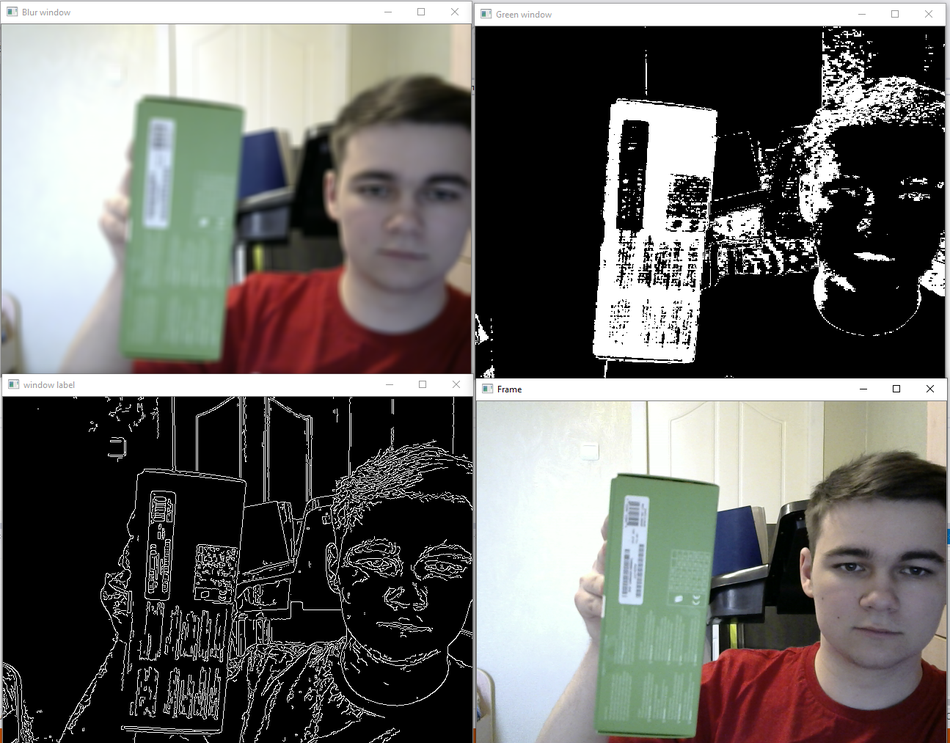
//> input picture Rezultat.png, 950 x 743 px, shrunk from 1295 x 1013 before the run, given in place of the camera
$ ./Opensv1   (built with g++ and OpenCV 4)
//> lines starting //> are read from the running program, lines starting //| are printed output that depends on the picture; after the words box and inside, x2 and y2 are one past the last pixel; in counts of white or black regions, pixels touching at a corner belong together
#include "opencv2/opencv.hpp"
#include <iostream>

using namespace std;
using namespace cv;


int main() {
		VideoCapture cap(3);

		Mat frame;
		Mat img;

		while (1) {

				// Capture frame-by-frame
				cap >> frame;			                                 //orig
//> frame is the input picture: 743 rows x 950 cols, CV_8UC3; mean B, G, R 102, 104.8, 105.9
				// If the frame is empty, break immediately
				if (frame.empty())
					break;
				// Display the resulting frame
				imshow("Frame", frame);

				cap >> img;                                             //conturi
				Mat edges;
				cvtColor(img, edges, CV_BGR2GRAY);
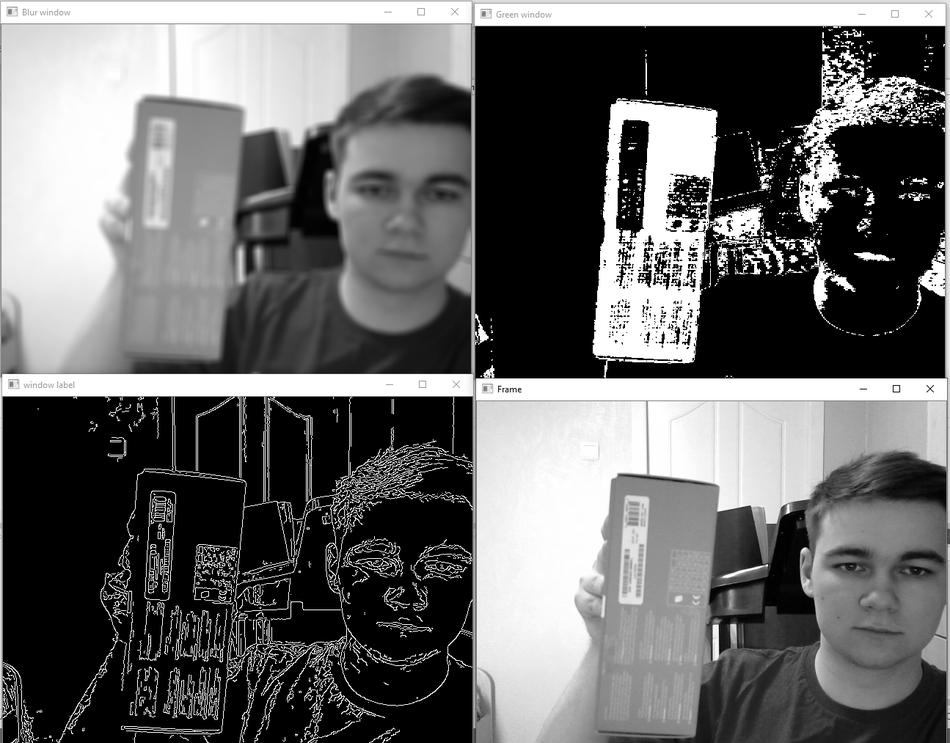
//> edges: 743 rows x 950 cols, CV_8UC1; min 0, max 255, mean 104.8
				Canny(edges, edges, 30, 60);
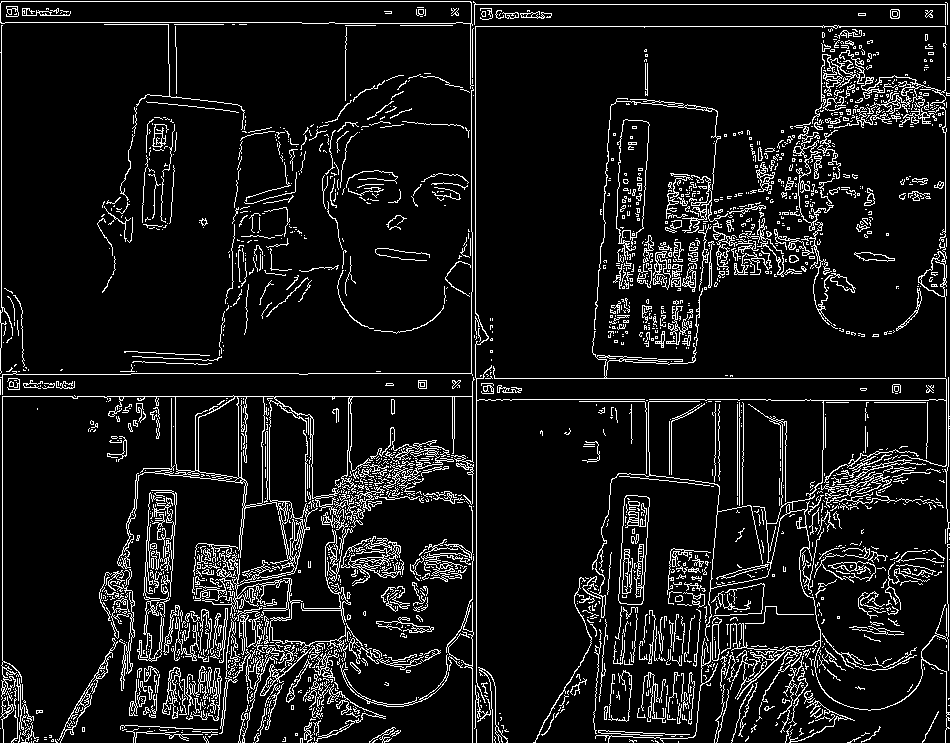
//> edges: 743 rows x 950 cols, CV_8UC1; 9.1% white in thin lines or dots
				imshow("window label", edges);

				cap >> img;                                             //blur
				Mat blr;
				cvtColor(img, edges, CV_LOAD_IMAGE_COLOR);
				blur(img, blr, Size(10, 10), Point(-1, -1), BORDER_DEFAULT);
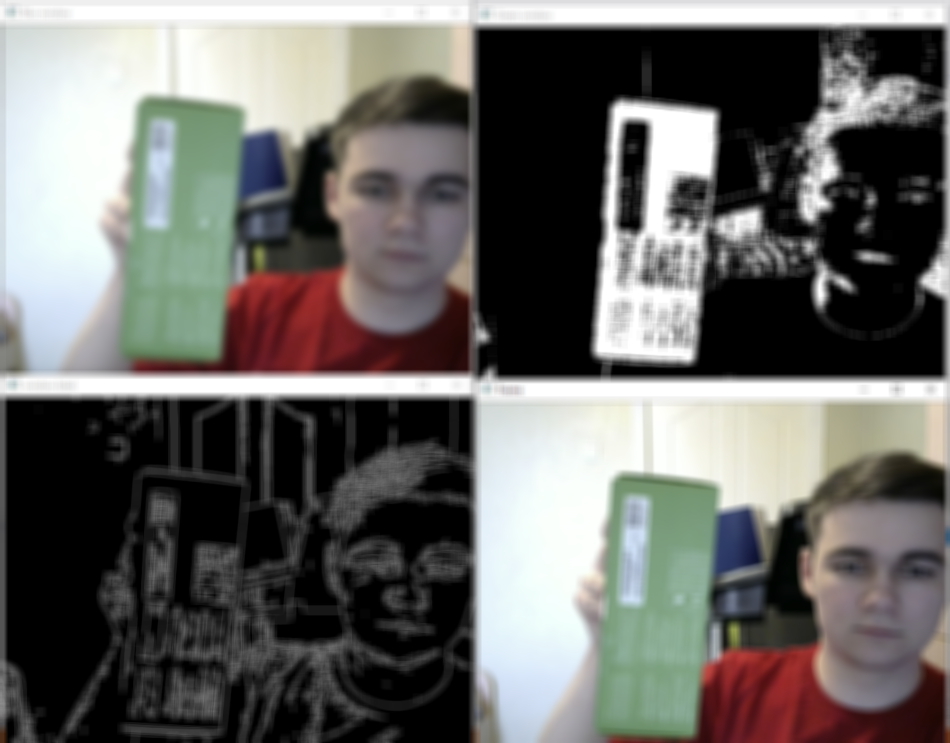
//> blr: 743 rows x 950 cols, CV_8UC3; mean B, G, R 102.1, 104.9, 106
				imshow("Blur window",blr);

				cap >> img;                                             //green filtr
				Mat green;
				cvtColor(img, green, COLOR_BGR2HSV);
//> green: 743 rows x 950 cols, CV_8UC3; mean H, S, V 35.7, 24.9, 110.6
				inRange(green, Scalar(0, 50, 0), Scalar(255, 100, 255), green);
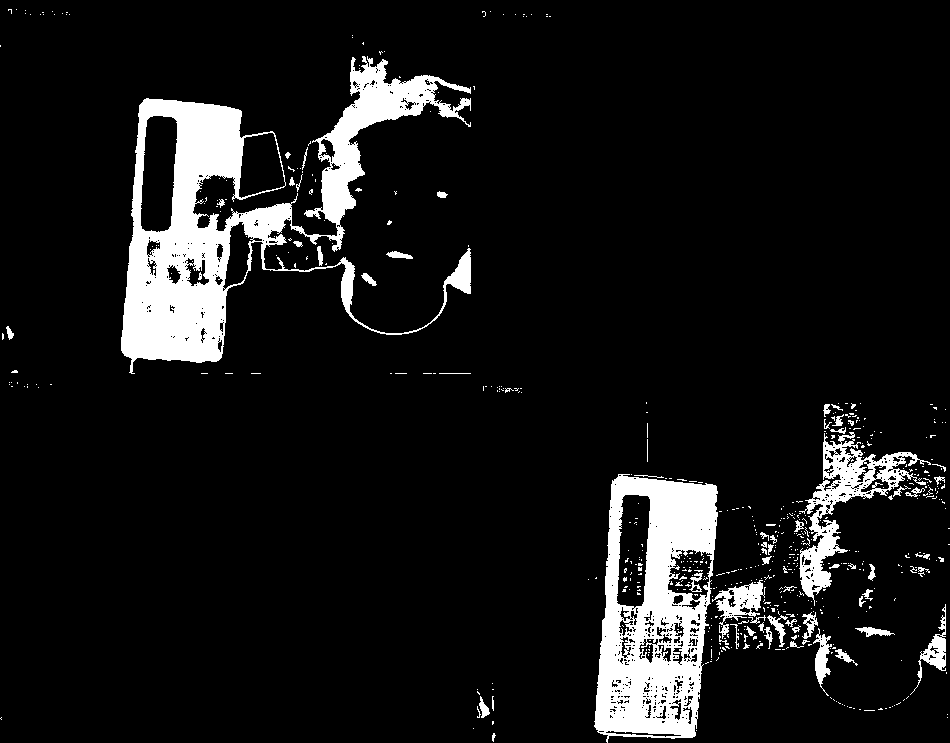
//> green: 743 rows x 950 cols, CV_8UC1; 9.1% white; 590 white regions (525 under 20 px), largest, box (x1, y1, x2, y2) and area: (121, 56, 471, 374) 31473, (594, 474, 718, 743) 20031, (799, 432, 931, 606) 5145
				imshow("Green window", green);


				// Press  ESC on keyboard to exit
				char c = (char)waitKey(25);
//> the Esc key is pressed
				if (c == 27)
					break;
		}


		cap.release();
		destroyAllWindows();
		return 0;

}
